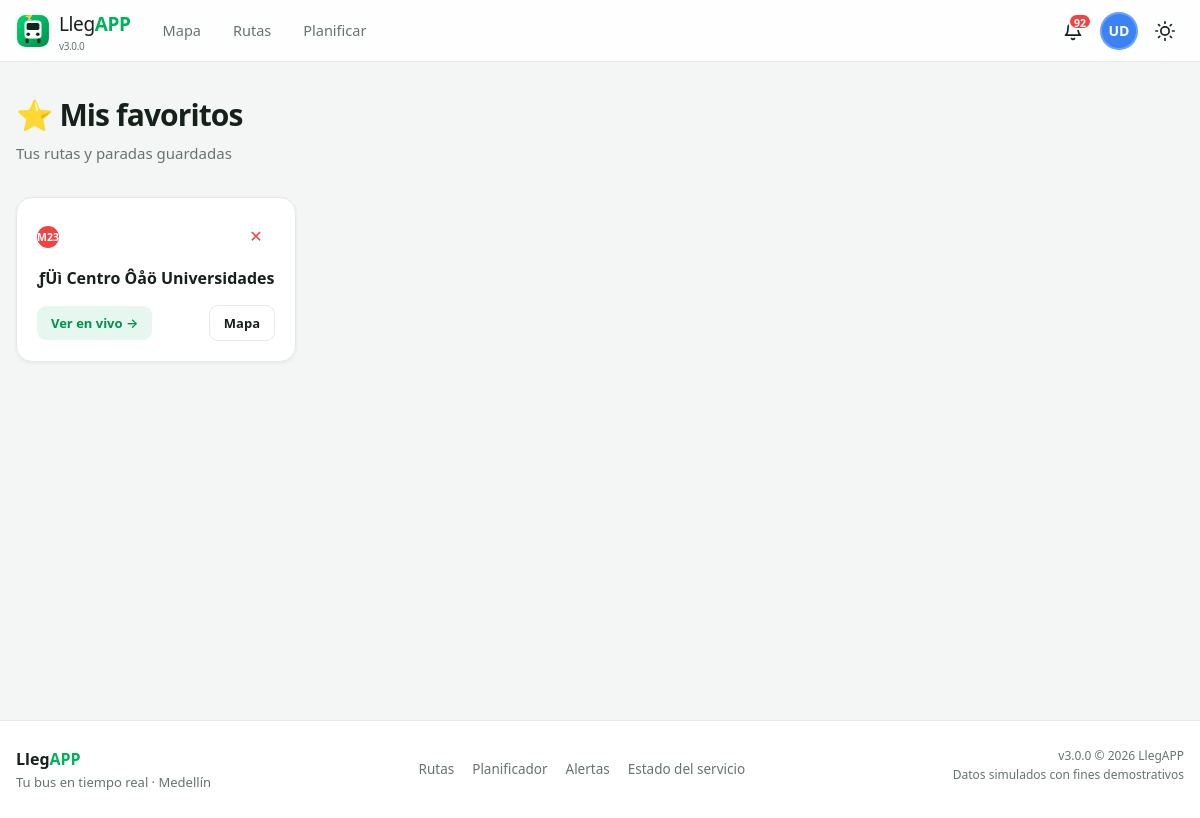
The page /pages/favoritos.php (signed in) on the database its author committed.
### tables this page shows
CREATE TABLE `users` (
  `id` char(36) NOT NULL,
  `name` varchar(100) NOT NULL,
  `email` varchar(120) NOT NULL,
  `password_hash` varchar(255) NOT NULL,
  `role` enum('admin','usuario','conductor') NOT NULL DEFAULT 'usuario',
  `phone` varchar(30) DEFAULT NULL,
  `avatar_color` varchar(7) DEFAULT NULL,
  `email_verified` tinyint(1) NOT NULL DEFAULT 0,
  `is_active` tinyint(1) NOT NULL DEFAULT 1,
  `last_login` datetime DEFAULT NULL,
  `created_at` timestamp NOT NULL DEFAULT current_timestamp(),
  PRIMARY KEY (`id`),
  UNIQUE KEY `email` (`email`),
  KEY `idx_users_role` (`role`),
  KEY `idx_users_active` (`is_active`)
);

CREATE TABLE `favorites` (
  `id` bigint(20) NOT NULL AUTO_INCREMENT,
  `user_id` char(36) NOT NULL,
  `item_type` enum('ruta','parada') NOT NULL,
  `item_key` varchar(20) NOT NULL COMMENT 'route_id o stops.id',
  `label` varchar(150) DEFAULT NULL,
  `created_at` timestamp NOT NULL DEFAULT current_timestamp(),
  PRIMARY KEY (`id`),
  UNIQUE KEY `uq_fav` (`user_id`,`item_type`,`item_key`),
  CONSTRAINT `fk_fav_user` FOREIGN KEY (`user_id`) REFERENCES `users` (`id`) ON DELETE CASCADE
);

CREATE TABLE `routes` (
  `route_id` varchar(10) NOT NULL,
  `name` varchar(120) NOT NULL,
  `short_name` varchar(20) DEFAULT NULL,
  `color` varchar(7) NOT NULL DEFAULT '#00A651',
  `emoji` varchar(8) NOT NULL DEFAULT '?',
  `description` varchar(255) DEFAULT NULL,
  `frequency_min` smallint(5) unsigned NOT NULL DEFAULT 10,
  `first_departure` time NOT NULL DEFAULT '05:00:00',
  `last_departure` time NOT NULL DEFAULT '22:30:00',
  `active` tinyint(1) NOT NULL DEFAULT 1,
  `created_at` timestamp NOT NULL DEFAULT current_timestamp(),
  PRIMARY KEY (`route_id`)
);

### config/seguridad.php (called while the page is built, shortened)
<?php
function e(?string $value): string {
    return htmlspecialchars((string)$value, ENT_QUOTES | ENT_SUBSTITUTE, 'UTF-8');
}

### includes/auth.php (called while the page is built, shortened)
<?php
require_once __DIR__ . '/funciones.php';
function usuarioActual(): ?array {
    static $cache = false;
    if ($cache !== false) return $cache;
    $userId = $_SESSION['user_id'] ?? null;
    try {
        $user = dbOne(
            'SELECT id, name, email, role, phone, avatar_color, email_verified, is_active, created_at
             FROM users WHERE id = ? AND is_active = 1',
            [$userId]
        );
        return $cache = $user;
    } catch (Exception $e) {
        logMessage('error', 'Error verificando sesión', ['msg' => $e->getMessage()]);
        return $cache = null;
    }
}
function requerirAuth(): array {
    $user = usuarioActual();
    if ($user) return $user;
    exit;
}

### config/database.php (called while the page is built, shortened)
<?php
function db(): PDO {
    static $pdo = null;
    if ($pdo === null) {
        $dsn = 'mysql:host=' . DB_HOST . ';dbname=' . DB_NAME . ';charset=' . DB_CHARSET;
        try {
            $pdo = new PDO($dsn, DB_USER, DB_PASS, [
                PDO::ATTR_ERRMODE            => PDO::ERRMODE_EXCEPTION,
                PDO::ATTR_DEFAULT_FETCH_MODE => PDO::FETCH_ASSOC,
                PDO::ATTR_EMULATE_PREPARES   => false,
            ]);
        } catch (PDOException $e) {
            error_log('LLEGAPP3 BD: ' . $e->getMessage());
            throw new RuntimeException('No se pudo conectar a la base de datos. Verifica que MySQL esté activo y exista la BD "' . DB_NAME . '".');
        }
    }
    return $pdo;
}
function dbq(string $sql, array $params = []): PDOStatement {
    $stmt = db()->prepare($sql);
    $stmt->execute($params);
    return $stmt;
}
function dbAll(string $sql, array $params = []): array {
    return dbq($sql, $params)->fetchAll();
}
function dbOne(string $sql, array $params = []): ?array {
    $row = dbq($sql, $params)->fetch();
    return $row === false ? null : $row;
}
function dbVal(string $sql, array $params = [], $default = null) {
    $val = dbq($sql, $params)->fetchColumn();
    return $val === false ? $default : $val;
}

### includes/funciones.php (called while the page is built, shortened)
<?php
function inicialesNombre(string $nombre): string {
    $partes = preg_split('/\s+/', trim($nombre));
    $ini = strtoupper(substr($partes[0] ?? 'U', 0, 1));
    if (count($partes) > 1) $ini .= strtoupper(substr(end($partes), 0, 1));
    return $ini;
}

### pages/favoritos.php (the view, shortened to what this page needs)
<?php
require_once dirname(__DIR__) . '/includes/funciones.php';
require_once dirname(__DIR__) . '/includes/auth.php';
$currentUser = requerirAuth();
$favoritos = dbAll('
    SELECT f.*, r.name AS route_name, r.color, r.emoji, r.short_name,
           s.name AS stop_name
    FROM favorites f
    LEFT JOIN routes r ON f.item_type = "ruta" AND r.route_id = f.item_key
    LEFT JOIN stops  s ON f.item_type = "parada" AND s.id = f.item_key
    WHERE f.user_id = ?
    ORDER BY f.created_at DESC
', [$currentUser['id']]);
require dirname(__DIR__) . '/includes/header.php';
?>
<div class="page-header container">
    <h1 class="page-title">⭐ Mis favoritos</h1>
    <p class="page-subtitle">Tus rutas y paradas guardadas</p>
</div>
<section class="section container">
    <?php if (!$favoritos): ?>
        <div class="card list-empty">
            <div class="emoji">⭐</div>
            <strong>Aún no tienes favoritos</strong>
            <p>Explora las rutas y toca la estrella para guardarlas aquí.</p>
            <a href="<?= APP_BASE ?>/pages/rutas.php" class="btn btn-primary btn-sm" style="margin-top:14px">Explorar rutas</a>
        </div>
    <?php else: ?>
    <div class="grid grid-3">
        <?php foreach ($favoritos as $f): ?>
            <?php if ($f['item_type'] === 'ruta'): ?>
            <article class="card card-hover" style="--route-color:<?= e($f['color'] ?? '#00A651') ?>">
                <div class="flex-between">
                    <span class="route-dot" style="--route-color:<?= e($f['color'] ?? '#00A651') ?>"><?= e($f['short_name'] ?: $f['item_key']) ?></span>
                    <button type="button" class="icon-btn btnQuitarFav" data-clave="<?= (int)$f['id'] ?>" title="Quitar"
                            style="color:var(--danger)">✕</button>
                </div>
                <strong style="display:block;margin-top:10px"><?= e($f['emoji']) ?> <?= e($f['route_name']) ?></strong>
                <div class="flex-between" style="margin-top:14px">
                    <a href="<?= APP_BASE ?>/pages/detalle_ruta.php?ruta=<?= urlencode($f['item_key']) ?>" class="btn btn-secondary btn-sm">Ver en vivo →</a>
                    <a href="<?= APP_BASE ?>/pages/mapa.php?ruta=<?= urlencode($f['item_key']) ?>" class="btn btn-ghost btn-sm">Mapa</a>
                </div>
            </article>
            <?php endif; ?>
        <?php endforeach; ?>
    </div>
    <?php endif; ?>
</section>
<?php require dirname(__DIR__) . '/includes/footer.php'; ?>

### includes/header.php (shortened to what this page needs)
<?php
require_once __DIR__ . '/auth.php';
$currentUser = usuarioActual();
$bodyClass = ($pageBodyClass ?? '') . (isset($_COOKIE['theme']) && $_COOKIE['theme'] === 'dark' ? ' dark-theme' : ' light-theme');
$notifCount = 0;
if ($currentUser) {
    try {
        $notifCount = (int)dbVal('SELECT COUNT(*) FROM notifications WHERE user_id = ? AND is_read = 0', [$currentUser['id']]);
    } catch (Exception $e) {  }
}
$menuPrincipal = [
    ['url' => '/pages/mapa.php',       'label' => 'Mapa',        'icon' => 'map'],
    ['url' => '/pages/rutas.php',      'label' => 'Rutas',       'icon' => 'route'],
    ['url' => '/pages/planificador.php','label' => 'Planificar', 'icon' => 'compass'],
];
?>
<!DOCTYPE html>
<html lang="es">
<head>
<link rel="stylesheet" href="https://unpkg.com/leaflet@1.9.4/dist/leaflet.css">
<link rel="stylesheet" href="<?= APP_BASE ?>/assets/css/styles.css?v=<?= APP_VERSION ?>">
</head>
<body class="<?= e(trim($bodyClass)) ?>" data-base="<?= APP_BASE ?>" data-page="<?= e($GLOBALS['dataPage'] ?? '') ?>">
<header class="topbar" id="topbar">
    <div class="topbar-inner container">
        <a href="<?= APP_BASE ?>/index.php" class="brand" aria-label="LlegAPP inicio">
            <span class="brand-logo" aria-hidden="true"><?= file_get_contents(dirname(__DIR__) . '/assets/img/logo.svg') ?: '' ?></span>
            <span class="brand-text">Lleg<b>APP</b><small>v<?= APP_VERSION ?></small></span>
        </a>
        <nav class="main-nav" aria-label="Navegación principal">
            <?php foreach ($menuPrincipal as $item): ?>
                <a href="<?= APP_BASE . $item['url'] ?>" class="nav-link"><?= $item['label'] ?></a>
            <?php endforeach; ?>
        </nav>
        <div class="topbar-actions">
            <?php if ($currentUser): ?>
                <button type="button" class="icon-btn" id="btnNotificaciones" aria-label="Notificaciones" onclick="location.href='<?= APP_BASE ?>/pages/notificaciones.php'">
                    <svg viewBox="0 0 24 24"><path d="M18 8A6 6 0 0 0 6 8c0 7-3 9-3 9h18s-3-2-3-9"/><path d="M13.73 21a2 2 0 0 1-3.46 0"/></svg>
                    <?php if ($notifCount > 0): ?><span class="badge-notif" id="badgeNotif"><?= $notifCount > 99 ? '99+' : $notifCount ?></span><?php endif; ?>
                </button>
                <div class="user-menu" id="userMenu">
                    <button type="button" class="avatar-btn" id="avatarBtn" aria-haspopup="true" aria-expanded="false"
                            style="--av:<?= e($currentUser['avatar_color'] ?: colorAvatar($currentUser['name'])) ?>">
                        <?= e(inicialesNombre($currentUser['name'])) ?>
                    </button>
                </div>
            <?php else: ?>
                <a href="<?= APP_BASE ?>/pages/login.php" class="btn btn-ghost btn-sm">Ingresar</a>
                <a href="<?= APP_BASE ?>/pages/registro.php" class="btn btn-primary btn-sm">Crear cuenta</a>
            <?php endif; ?>
            <button type="button" class="icon-btn theme-toggle" id="themeToggle" aria-label="Cambiar tema">
                <svg viewBox="0 0 24 24" class="icon-sun"><circle cx="12" cy="12" r="5"/><path d="M12 1v2M12 21v2M4.22 4.22l1.42 1.42M18.36 18.36l1.42 1.42M1 12h2M21 12h2M4.22 19.78l1.42-1.42M18.36 5.64l1.42-1.42"/></svg>
            </button>
        </div>
    </div>
</header>
<main class="app-main" id="contenido-principal">

### assets/css/styles.css (style rules this page uses)
:root { --primary: #00b25a; --primary-dark: #00914a; --primary-light: #e6f7ef; --accent: #0ea5e9; --danger: #ef4444; --warning: #f59e0b; --info: #3b82f6; --purple: #8b5cf6; --bg: #f4f6f5; --surface: #ffffff; --surface-2: #f8faf9; --border: #e5eae7; --text: #17211b; --text-muted: #66746c; --radius-sm: 8px; --radius-md: 12px; --radius-lg: 16px; --radius-xl: 22px; --shadow-sm: 0 1px 3px rgba(15, 25, 20, .07); --shadow-md: 0 4px 14px rgba(15, 25, 20, .08); --shadow-lg: 0 12px 34px rgba(15, 25, 20, .13); --topbar-h: 62px; --bottomnav-h: 62px; --container: 1240px; --font: 'Segoe UI', system-ui, -apple-system, 'Helvetica Neue', sans-serif; }
*, *::before, *::after { box-sizing: border-box; }
* { margin: 0; }
html { scroll-behavior: smooth; }
body { font-family: var(--font); background: var(--bg); color: var(--text); line-height: 1.55; min-height: 100vh; padding-top: var(--topbar-h); }
img, svg { display: block; max-width: 100%; }
a { color: inherit; text-decoration: none; }
button { font: inherit; cursor: pointer; border: none; background: none; color: inherit; }
.container { width: min(var(--container), 100% - 32px); margin-inline: auto; }
.topbar { position: fixed; inset: 0 0 auto 0; z-index: 900; height: var(--topbar-h); background: color-mix(in srgb, var(--surface) 82%, transparent); backdrop-filter: blur(14px); -webkit-backdrop-filter: blur(14px); border-bottom: 1px solid var(--border); }
.topbar-inner { display: flex; align-items: center; gap: 18px; height: 100%; }
.brand { display: flex; align-items: center; gap: 9px; font-size: 19px; letter-spacing: -.02em; }
.brand-logo { width: 34px; height: 34px; flex-shrink: 0; }
.brand-logo svg { width: 100%; height: 100%; }
.brand-text b { color: var(--primary); }
.brand-text small { display: block; font-size: 10px; color: var(--text-muted); line-height: 1; margin-top: 1px; }
.main-nav { display: flex; gap: 4px; margin-right: auto; }
.nav-link { padding: 8px 14px; border-radius: 99px; font-weight: 500; font-size: 14.5px; color: var(--text-muted); transition: all .18s ease; }
.topbar-actions { display: flex; align-items: center; gap: 8px; }
.icon-btn { width: 38px; height: 38px; display: grid; place-items: center; border-radius: 50%; transition: background .15s ease; position: relative; }
.icon-btn svg { width: 20px; height: 20px; fill: none; stroke: currentColor; stroke-width: 2; stroke-linecap: round; stroke-linejoin: round; }
.badge-notif { position: absolute; top: 1px; right: 0; background: var(--danger); color: #fff; font-size: 10.5px; font-weight: 700; min-width: 17px; height: 17px; padding: 0 4px; display: grid; place-items: center; border-radius: 99px; border: 2px solid var(--surface); }
.user-menu { position: relative; }
.avatar-btn { width: 38px; height: 38px; border-radius: 50%; background: var(--av, var(--primary)); color: #fff; font-weight: 700; font-size: 14px; display: grid; place-items: center; box-shadow: inset 0 0 0 2px rgba(255,255,255,.25); }
.app-main { min-height: calc(100vh - var(--topbar-h) - 120px); }
.page-header { padding: 30px 0 6px; }
.page-title { font-size: clamp(22px, 3vw, 30px); font-weight: 800; letter-spacing: -.03em; }
.page-subtitle { color: var(--text-muted); font-size: 15px; margin-top: 3px; }
.section { padding: 26px 0; }
.grid { display: grid; gap: 16px; }
.grid-3 { grid-template-columns: repeat(auto-fill, minmax(min(260px, 100%), 1fr)); }
.flex-between { display: flex; justify-content: space-between; align-items: center; gap: 12px; flex-wrap: wrap; }
.card { background: var(--surface); border: 1px solid var(--border); border-radius: var(--radius-lg); padding: 20px; box-shadow: var(--shadow-sm); }
.card-hover { transition: transform .18s ease, box-shadow .18s ease; }
.btn { display: inline-flex; align-items: center; justify-content: center; gap: 8px; padding: 11px 22px; border-radius: 11px; font-weight: 600; font-size: 14.5px; white-space: nowrap; transition: all .16s ease; user-select: none; }
.btn-secondary { background: var(--primary-light); color: var(--primary-dark); }
.btn-ghost { background: transparent; border: 1px solid var(--border); color: var(--text); }
.btn-sm { padding: 7px 14px; font-size: 13px; border-radius: 9px; }
.route-dot { width: 22px; height: 22px; border-radius: 50%; background: var(--route-color); color: #fff; display: grid; place-items: center; font-size: 10.5px; font-weight: 800; }

### rows shown on the page
users: name "UD"
favorites: routes.short_name "M234", routes.emoji "­ƒÜì", routes.name "Centro Ôåö Universidades"

### other values the page prints
APP_VERSION "3.0.0"
$item['label'] "Mapa"
$item['label'] "Rutas"
$item['label'] "Planificar"
$notifCount "92"
